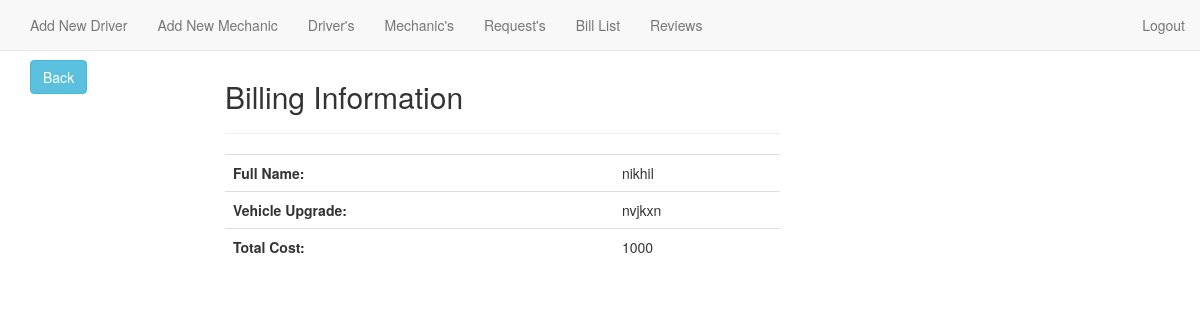
Screenshot of /showbill.php?id=3 with the database file from the repository.
### tables this page shows
CREATE TABLE `bill` (
  `id` int(11) NOT NULL,
  `full_name` varchar(255) NOT NULL,
  `veh_up` varchar(255) NOT NULL,
  `tow_charge` varchar(255) NOT NULL,
  `up_cost` varchar(255) NOT NULL,
  `total_cost` varchar(255) NOT NULL,
  `paid` varchar(255) NOT NULL
);

### showbill.php (the view, shortened to what this page needs)
<?php
   $id= $_GET['id'];
   $conn=mysqli_connect('localhost','root','','vehicle management');
   $sql="SELECT * FROM bill WHERE id='$id'";
   $result=mysqli_query($conn,$sql);
   $bill=mysqli_fetch_assoc($result);
?>
<!DOCTYPE html>
<html lang="en">
  <head>
    <link href="css/bootstrap.min.css" rel="stylesheet">
  </head>
  <body>
    <br><br><br>
	 <?php include 'navbar_admin.php';?>
    <div class="container">
      <div class="row">
        <div class="col-md-2">
          <a class="btn btn-info" href="indexbill.php">Back</a>
        </div>
        <div class="col-md-6">
        <h2>Billing Information</h2>
        <hr>
        <table class="table" >
          <tr>
            <th >Full Name:</th>
            <td><?php echo $bill['full_name']; ?></td>
          </tr>
          <tr>
            <th >Vehicle Upgrade:</th>
            <td><?php echo $bill['veh_up']; ?></td>
          </tr>
          <tr>
            <th >Total Cost:</th>
            <td><?php echo $bill['total_cost']; ?></td>
          </tr>
        </table>
        </div>
      </div>
    </div>
  </body>
</html>

### rows the page displays
bill: full_name "nikhil", veh_up "nvjkxn", total_cost "1000"
